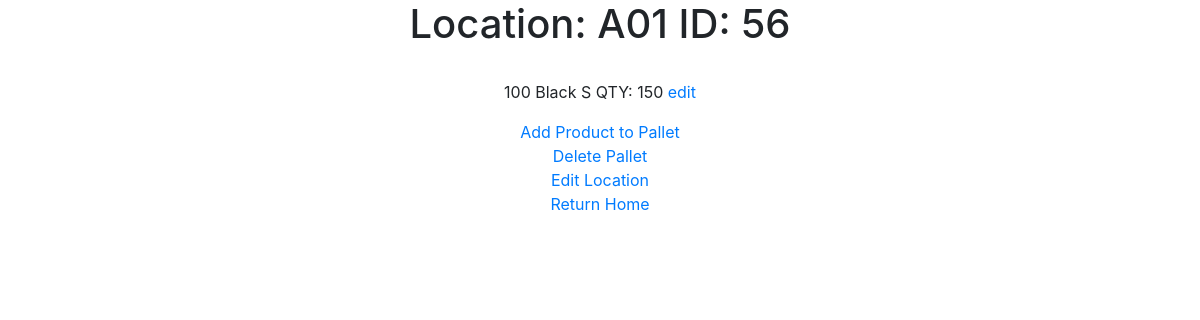
The app's page /search/pallet/56 (signed in) with its own data.
### main/models.py (models this page shows, shortened)
class Pallets(models.Model):
    products = models.ManyToManyField(Product, through="Products_On_Pallets")
    location = models.CharField(max_length=50, default="Floor")
    def loc(self):
        return "Location: " + str(self.locations) + " ID: " + str(self.pk)

class Locations(models.Model):
    name = models.CharField(max_length=50,primary_key=True)
    pallet = models.OneToOneField(Pallets, on_delete=models.SET_NULL, blank=True,null=True)
    def __str__(self):
        return self.pk

class Products_On_Pallets(models.Model):
    product = models.ForeignKey(Product, on_delete=models.CASCADE)
    pallet = models.ForeignKey(Pallets, on_delete=models.CASCADE)
    qty = models.IntegerField(default=0)

class Product(models.Model):
    GTIN_number = models.CharField(max_length=50, primary_key=True)
    style = models.ForeignKey(Style, on_delete=models.CASCADE)
    color = models.ForeignKey(Color, on_delete=models.CASCADE)
    size = models.ForeignKey(Size, on_delete=models.CASCADE)
    carton_qty = models.ForeignKey(Carton_QTY,on_delete=models.CASCADE)
    def __str__(self):
        return str(self.style) + " " + str(self.color) + " " + str(self.size)

class Style(models.Model):
    style_id = models.IntegerField(primary_key=True)
    style_name = models.CharField(max_length=50)
    def __str__(self):
        return str(self.style_id)

class Color(models.Model):
    color_id = models.IntegerField(primary_key=True)
    color_name = models.CharField(max_length=50)
    def __str__(self):
        return self.color_name

class Size(models.Model):
    size_id = models.IntegerField(primary_key=True)
    size_name = models.CharField(max_length=4)
    def __str__(self):
        return self.size_name

### main/views.py (the view)
# urls.py: path('search/pallet/<int:item_id>', views.search_pallet_detail, name="searchpallet-detail"),
def search_pallet_detail(request, item_id):
    context = {}
    request.session["pallet_pk"] = item_id
    id = get_object_or_404(Pallets, pk=item_id)
    context["item"] = id
    context['products'] = Products_On_Pallets.objects.filter(pallet=id)
    return verifyUser(request, render(request, 'main/search/pallet/search_pallet_detail.html',context))

### main/views.py (called while the page is built)
def verifyUser(request, renderObj):
    if(request.user is None or request.user.is_authenticated == False):
        print("Redirecting!")
        return redirect("/accounts/login")
    else:
        print("Rendering!")
        return renderObj

### main/templates/main/search/pallet/search_pallet_detail.html (shortened to what this page needs)
<!DOCTYPE html>
<html lang="en">
<head>
    <link rel="stylesheet" href="https://stackpath.bootstrapcdn.com/bootstrap/4.3.1/css/bootstrap.min.css">
</head>
<body>
<div class="container">
    <div class="row">
        <div class="col text-center">
            {% if item.locations %}
            <h1>{{ item.loc }}</h1><br>
            {% else %}
            <h1>{{ item }}</h1><br>
            {% endif %}
            {% for p in products %}
            <p>{{ p.product }} QTY: {{ p.qty }}  <a href="{% url 'searchpallet-edit' item_id=p.id  %}"> edit </a></p>
            {% endfor %}
            <a href="{% url 'searchpallet-add' %}">Add Product to Pallet</a><br>
            <a href="{% url 'searchpallet-delete' item_id=item.pk  %}" item.pk>Delete Pallet</a><br>
            <a href="{% url 'searchpallet-editlocation' %}">Edit Location</a><br>
            <a href="{% url 'home' %}">Return Home</a><br>
        </div>
    </div>
</div>
</body>
</html>

### records on screen
Pallets: loc "Location: A01 ID: 56"
Products_On_Pallets: product "100 Black S", qty "150"
